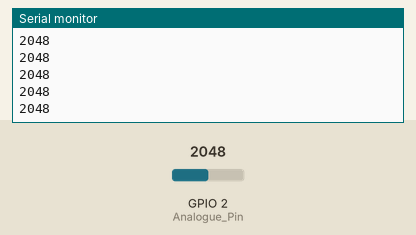
Simulated run of this sketch. Board: ESP32. Parts: the last lines printed to the serial monitor. The inputs (shaded band) are chosen by the test bench; at power-on: GPIO 2 (Analogue_Pin) = 2048. WiFi joins after 1.5 s; servers stay silent unless stated; no MQTT or app messages arrive unless stated.

Above: at 2.8 s.
2.9 s: GPIO 2 (Analogue_Pin) set to 2866
At 2.93 s:
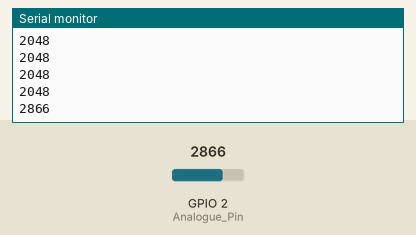
4.4 s: GPIO 2 (Analogue_Pin) set to 3340
At 4.44 s:
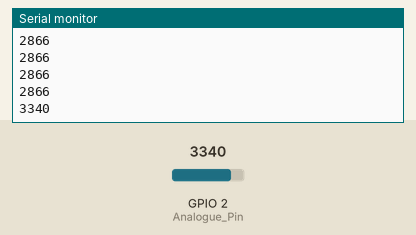
Timing chart, 0 to 7.4 s (numbered marks = the images above; inputs shaded):
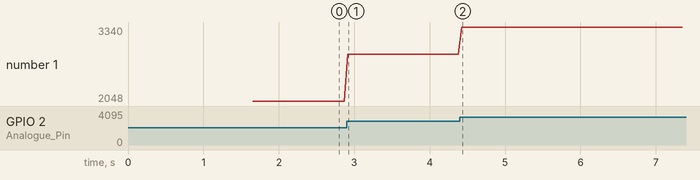

The sketch:

Laser_sensor.ino
```cpp
#include <WiFi.h>
#include <PubSubClient.h>

//LDR:
//5v on one pin of the Light Dependent Resistor.
//Analogue_Pin on the other pin, between 10k ohm resistor and pin.
//Ground pin on a 10k ohm resistor.

//Laser:
//5v on 5v
//Ground pin on ground

int Analogue_Pin = 2;          // LDR and 10K pulldown are connected to pin 2
int Analogue_Reading;          // Analogue reading from LDR
int Threshold = 3300;          // Light threshold from opening refrigerator.
int Previous_State;            // Initialise the previous state

const char* ssid = "P1";                     //wifi ssid
const char* password = "password1234";       //wifi password
const char* mqtt_server = "192.168.1.149";   //mqtt server ip
const int mqtt_port = 1883;                  //mqtt server port
const char* UID = "ESP32Laser";              //UID
const char* topic = "sensor/Fridge";          //topic

WiFiClient espClient;
PubSubClient client(espClient);

void initialize() {
  Serial.begin(9600);
  while (!client.connected()) {
    WiFi.begin(ssid, password);
    while (WiFi.status() != WL_CONNECTED) {

      delay(50);
    }
    client.setServer(mqtt_server, mqtt_port);
    client.connect(UID);
    delay(50);
  }
}

void setup() {
  initialize();
  pinMode(Analogue_Pin,INPUT);
}

void loop() {
  if (client.connected()) {
    client.loop();
  }
  delay(50);
  if (WiFi.status() != WL_CONNECTED || !client.connected()) {
    initialize();
  }
  Analogue_Reading = analogRead(Analogue_Pin);
  Serial.println(Analogue_Reading);
  if (Analogue_Reading >= Threshold && Previous_State != 0) {
    Previous_State = 0;
  } else if (Analogue_Reading < Threshold && Previous_State != 1) {
    client.publish(topic, "Fridge ");
    Previous_State = 1;
  }
}
```

Measured:
- after the input at 2.9 s, the serial monitor: prints a new line at once (image 1)
- after the input at 4.4 s, the serial monitor: prints a new line at once (image 2)
- plotted number 1: 2048 → 2866 after the input at 2.9 s, 2866 → 3340 after the input at 4.4 s
